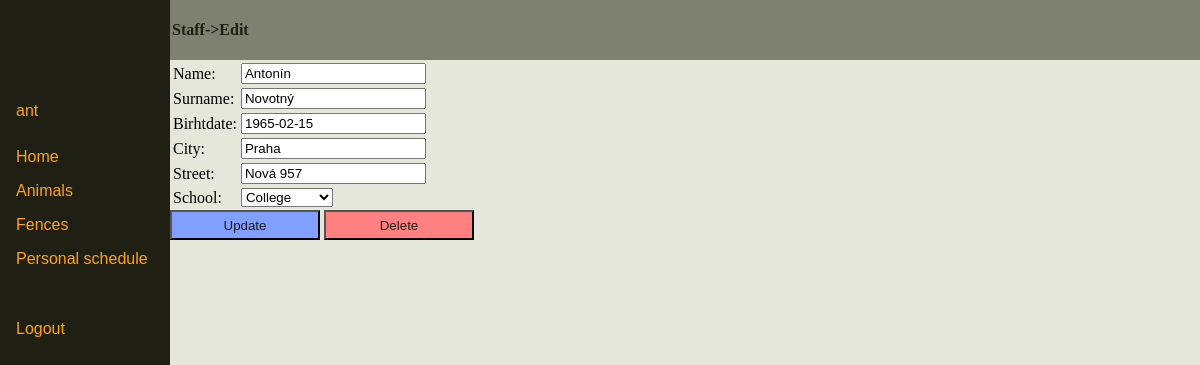
Page /staffEdit.php?pk=1 (signed in) on the committed database.
### tables this page shows
CREATE TABLE Osetrovatel (
  os_cislo SMALLINT NOT NULL AUTO_INCREMENT,
  jmeno VARCHAR(20) NOT NULL,
  primeni VARCHAR(20) NOT NULL,
  datum_narozeni DATE DEFAULT NULL,
  mesto VARCHAR(30) DEFAULT NULL,
  ulice VARCHAR(20) DEFAULT  NULL,
  nej_dosazene_vzdelani VARCHAR(20) DEFAULT NULL,
  PRIMARY KEY(os_cislo)
);

### staffEdit.php (the view, shortened to what this page needs)
<?php
  require_once 'db.php';
?>
<!DOCTYPE HTML PUBLIC "-//W3C//DTD HTML 4.01 Transitional//EN">
<html>
<head>
    <link rel="stylesheet" href="style.css" type="text/css" >
</head>
<body>
    <div id="sidebar">
        <?php require_once 'sidebar.php' ?>
    </div>
    <div id="header">
        Staff->Edit
</div>
<div id="content">
    <div id="content">
        <?php
          $q="SELECT * FROM Osetrovatel WHERE os_cislo='". $_GET['pk'] ."'";
          $res=$db->query($q);
          $f = $res->fetch_assoc();
      ?>
        <form method="post" onsubmit="return check_values(this.submited);" accept-charset="utf8">
            <table>
                <tr><td>Name:</td><td><input class="edit" type="text" required="" placeholder="Name" name="name" value="<?php echo $f['jmeno']; ?>"></td></tr>
                <tr><td>Surname:</td><td><input class="edit" type="text" placeholder="Surname" name="surname" value="<?php echo $f['primeni']; ?>"></td></tr>
                <tr><td>Birhtdate:</td><td><input id="birthdate" class="edit" type="text" placeholder="yyyy-mm-dd" name="birthdate" value="<?php echo $f['datum_narozeni']; ?>"></td></tr>
                <tr><td>City:</td><td><input class="edit" type="text" placeholder="City" name="city" value="<?php echo $f['mesto'] ?>"></td></tr>
                <tr><td>Street:</td><td><input class="edit" type="text" placeholder="Street" name="street" value="<?php echo $f['ulice'] ?>"></td></tr>
                <tr><td>School:</td><td>
                  <select name="school">
                    <option value="Vysokoškolské" <?php if($f['nej_dosazene_vzdelani'] == 'Vysokoškolské') echo 'selected="selected"';?>>College</option>
                  </select></td>
                </table>
                <button class="update" type="submit" onclick="this.form.submited=this.value;"> Update </button>
                <button class="delete" type="submit" onclick="this.form.submited=this.value;"> Delete </button>
            </form>
        </div>
    </div>
</body>
</html>

### style.css (style rules this page uses)
button.update { background-color: #809fff ; color: #1f1f14; height: 30px; width: 150px; }
button.delete { background-color:#ff8080; color: #1f1f14; height: 30px; width: 150px; }
#sidebar { position:fixed; height: 100%; top: 0; left: 0; width:170px; background: #1f1f14; }
#header { position: fixed; left:170px; top: 0; width: 100%; height: 60px; padding-left: 2px; background: #7e8171; color:#1f1f14; text-align: left; line-height: 60px; font-weight: bold; }
#content { position: fixed; background: #e5e7db; height: 100%; top: 60px; left: 170px; width: 100%; }

### rows in the picture
osetrovatel: name "Antonín", surname "Novotný", birthdate "1965-02-15", city "Praha", street "Nová 957", school "College"

### other values in the picture
$_SESSION['use'] "ant"
